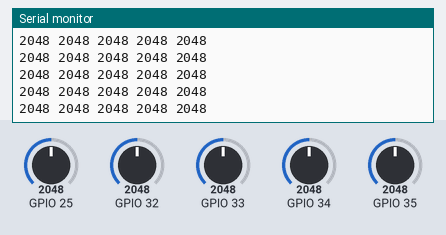
The sketch below on a simulated ESP32. Parts: the last lines printed to the serial monitor. The test bench sets the inputs (shaded band); at power-on: GPIO 25 = 2048, GPIO 32 = 2048, GPIO 33 = 2048, GPIO 34 = 2048, GPIO 35 = 2048.

Above: at 1.2 s.
1.3 s: GPIO 25 set to 2866
At 1.31 s:
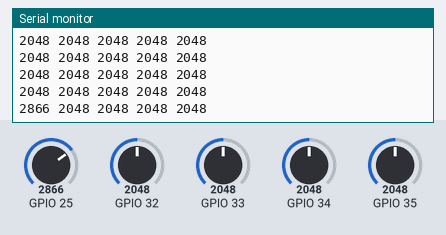
2.8 s: GPIO 32 set to 2866
At 2.83 s:
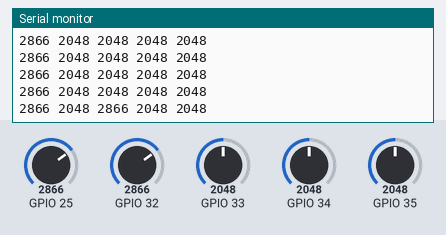
4.3 s: GPIO 33 set to 2866
At 4.34 s:
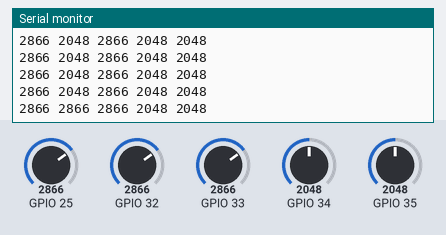
5.8 s: GPIO 34 set to 2866
At 5.85 s:
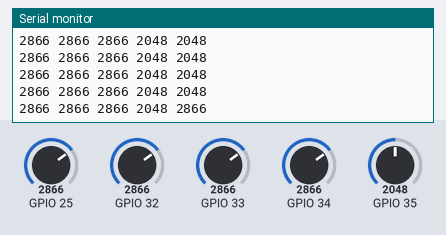
7.3 s: GPIO 35 set to 2866
At 7.36 s:
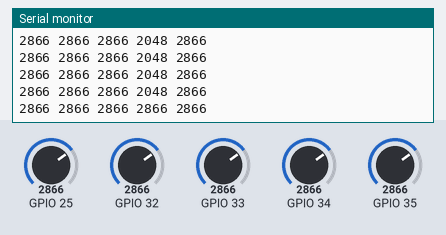
8.8 s: GPIO 25 set to 3972
At 8.87 s:
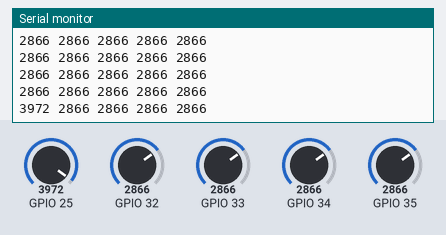
Timing chart, 0 to 11.3 s (numbered marks = the images above; inputs shaded):
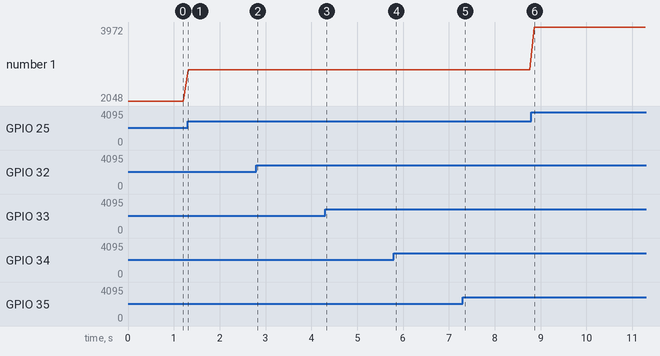

Measured:
- after the input at 1.3 s, the serial monitor: prints a new line at once (image 1)
- after the input at 2.8 s, the serial monitor: prints a new line at once (image 2)
- after the input at 4.3 s, the serial monitor: prints a new line at once (image 3)
- after the input at 5.8 s, the serial monitor: prints a new line at once (image 4)
- after the input at 7.3 s, the serial monitor: prints a new line after 0.05 s (image 5)
- after the input at 8.8 s, the serial monitor: prints a new line after 0.06 s (image 6)
- plotted number 1: 2048 → 2866 after the input at 1.3 s, 2866 → 3972 after the input at 8.8 s

The sketch:

sensor_graph.ino
```cpp
void setup() {
  // put your setup code here, to run once:
  Serial.begin(9600);
}

void loop() {
  //Serial.print(4100);
  //Serial.print(" ");
  Serial.print(analogRead(25));
  Serial.print(" ");
  Serial.print(analogRead(33));
  Serial.print(" ");
  Serial.print(analogRead(32));
  Serial.print(" ");
  Serial.print(analogRead(35));
  Serial.print(" ");
  Serial.println(analogRead(34));
  delay(100);
}
```
